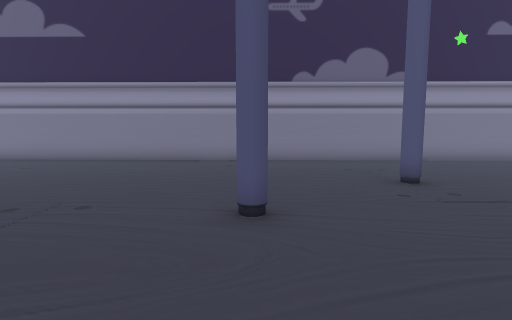
[1] (above)

23 first-person views from a walk through a scene from a Unity 3-D project. The camera is 1.3 m above the floor, tilts 6° down and sees 80° across. The floor is counted in squares, 1 m on a side. Each view is taken from the middle of a square. On the plan, view 1 faces up. The plan holds only what a view shows up to about 14 squares ahead; the rest is blank. The place goes on beyond the plan. The player character is not drawn. Some animated figures are not drawn.

[2]
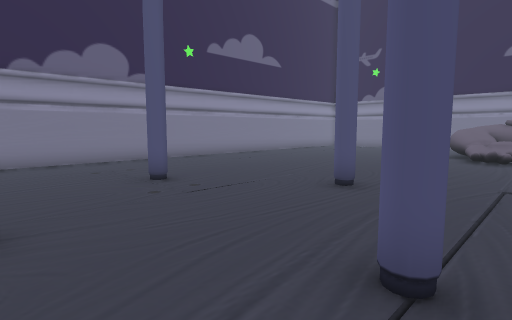

[3]
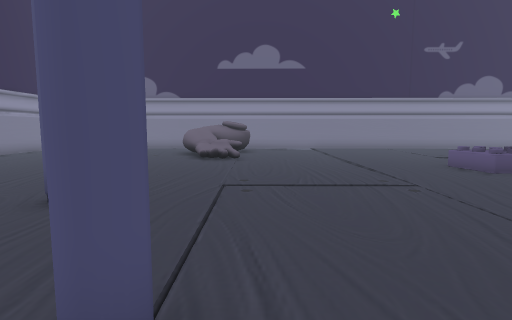

[4]
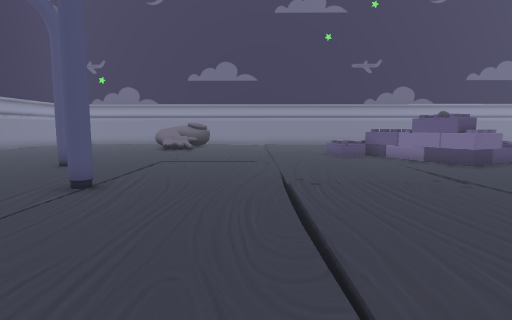

[5]
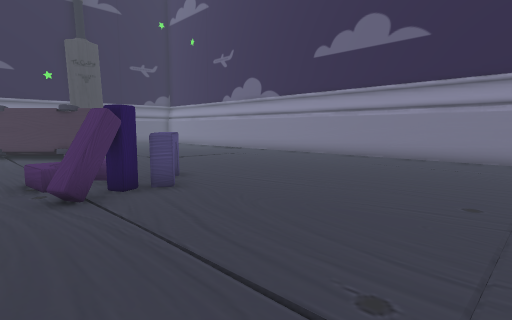

[6]
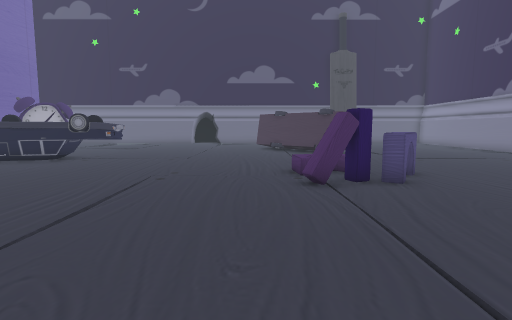

[7]
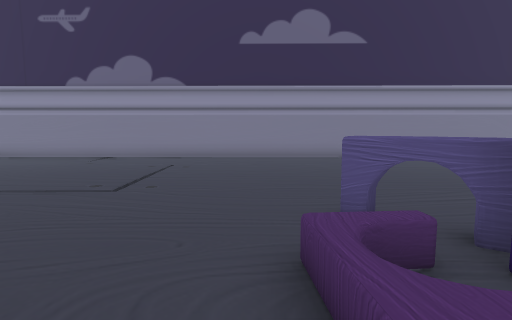

[8]
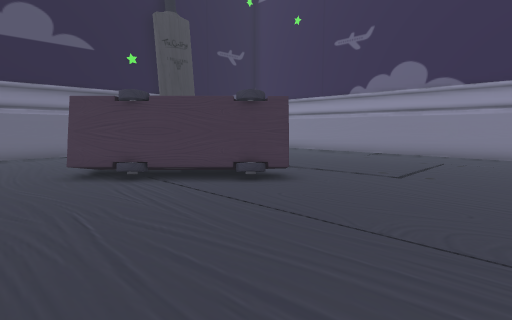

[9]
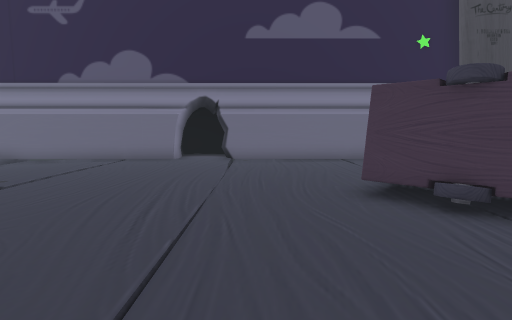

[10]
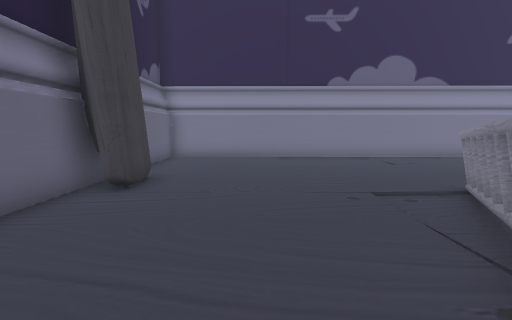

[11]
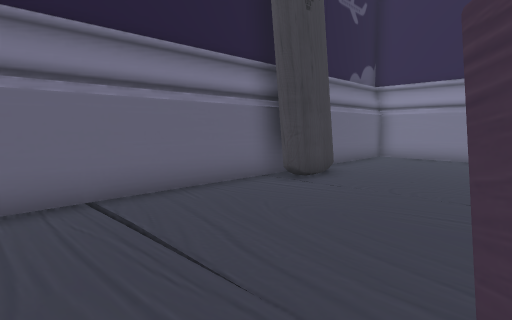

[12]
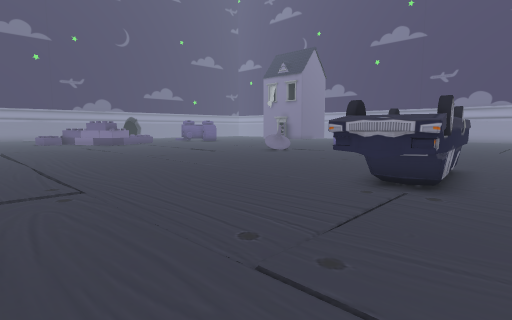

[13]
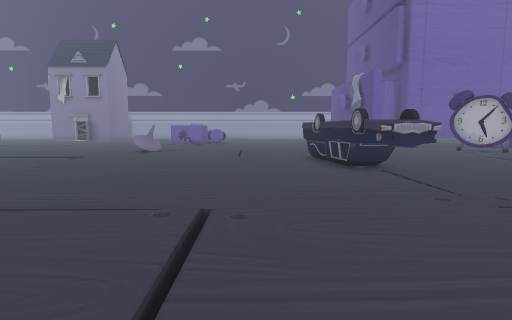

[14]
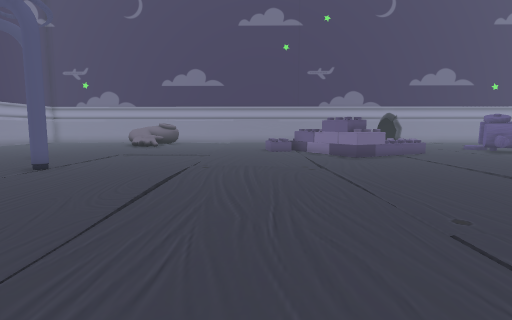

[15]
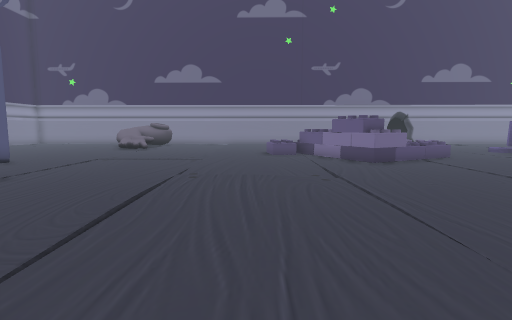

[16]
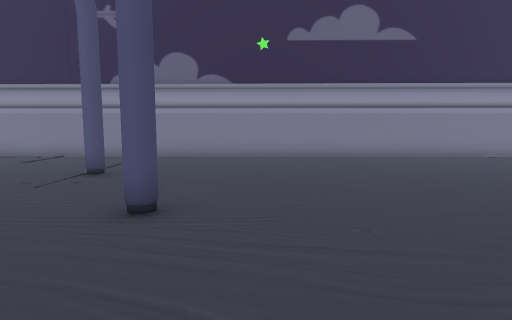

[17]
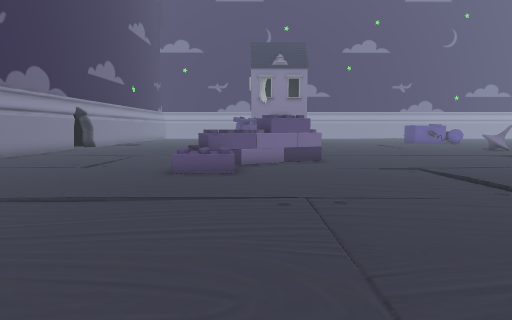

[18]
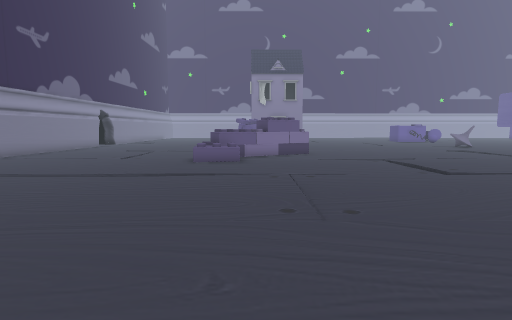

[19]
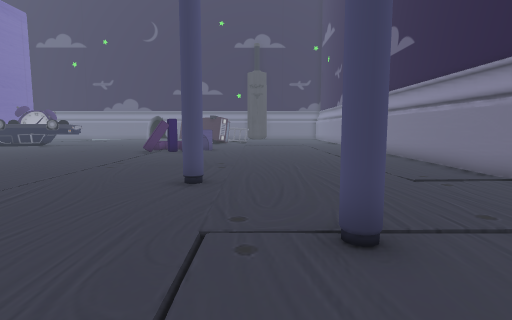

[20]
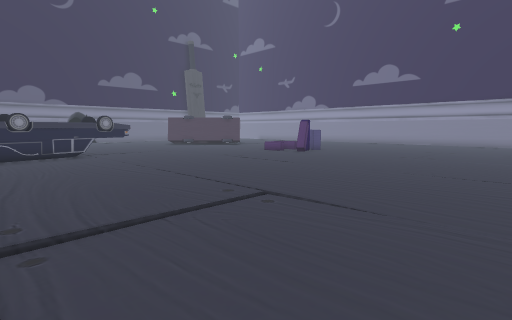

[21]
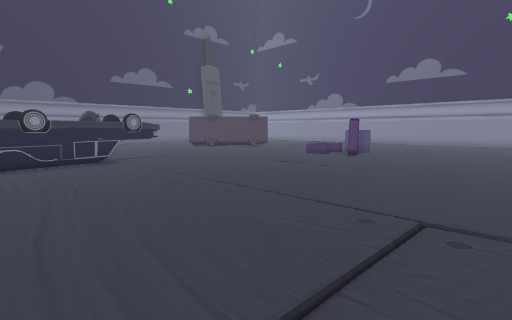

[22]
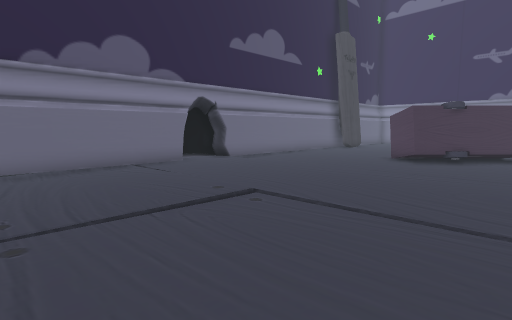

[23]
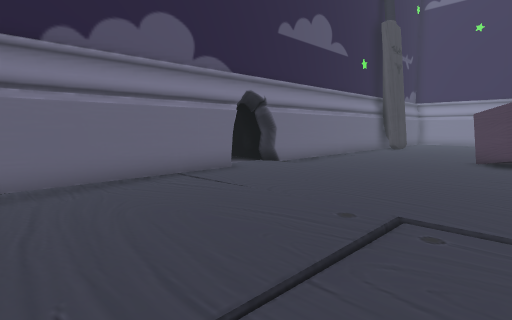

### Floor plan
Key: @ floor where view 1 was taken; # wall or solid block; x gap in a wall; . main floor; - floor 0.25 m lower than the main floor; / step, stairs or slope; = window, fence, low wall or low ledge; ^ raised ledge; O other object.
Columns run from 28 left of view 1 to 16 right of it. Each row starts with its distance up from view 1.
 13 ##############################
 12 #......../...................################
 11 #......../...................................
 10 #.....---//////////////..///////..///////....
  9 #............................................
  8  ............................................
  7  #..............................#...........
  6 ##.........................................
  5 ##...//.# ................................
  4 #.......#  ................................
  3 #......## ##.....OO........................=#
  2 #......####....../OO......................#==
  1 #.....####......./OO...........#..........#=
  0 #.....###........//O........@...............
 -1 #................./.........................
 -2 #................./.........................
 -3 #................./..........................
 -4 #//.............../////////////////..........
 -5 #............................................
 -6 #............................................
 -7 #...........=^^.......................^^.....
 -8 #...........###.......................^x.....
 -9 #............##......................^^^=....
-10 #............##....................###^ .....
-11 #............##....................#     ../.
-12 #-...........###...................^     ../.
-13 #//..........###..///....////.......^^

Positions as (right, up) in squares from view 1, and headings:
1: (0, 0), facing up
2: (0, 0), facing up-right
3: (1, 0), facing right
4: (-4, -3), facing right
5: (-3, -1), facing up-left
6: (-2, -1), facing left
7: (-12, -1), facing up
8: (-12, -3), facing up-left
9: (-15, -3), facing left
10: (-24, -1), facing up
11: (-22, -1), facing up-left
12: (-17, -2), facing down-right
13: (-11, 1), facing down
14: (-7, -6), facing right
15: (-5, -6), facing right
16: (8, -1), facing up
17: (9, 2), facing down
18: (9, 5), facing down
19: (7, 6), facing left
20: (1, -13), facing up-left
21: (-2, -13), facing up-left
22: (-17, -13), facing up-left
23: (-20, -13), facing up-left
